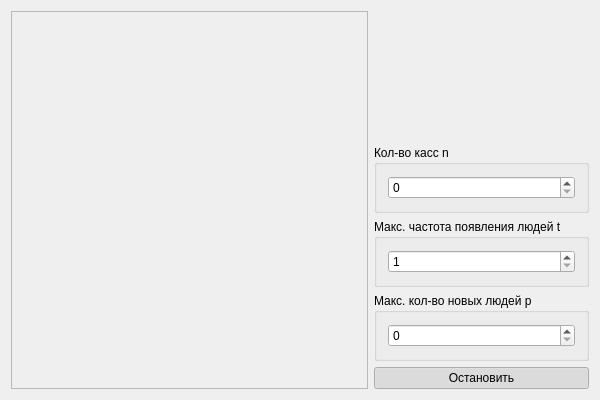
<?xml version="1.0" encoding="UTF-8"?>
<ui version="4.0">
 <class>QueueEmulator</class>
 <widget class="QWidget" name="QueueEmulator">
  <property name="geometry">
   <rect>
    <x>0</x>
    <y>0</y>
    <width>600</width>
    <height>400</height>
   </rect>
  </property>
  <property name="windowTitle">
   <string>QueryEmulator</string>
  </property>
  <layout class="QGridLayout" name="gridLayout">
   <item row="0" column="0">
    <layout class="QHBoxLayout" name="horizontalLayout">
     <item>
      <widget class="QScrollArea" name="scrollArea">
       <property name="widgetResizable">
        <bool>true</bool>
       </property>
       <widget class="QWidget" name="scrollAreaWidgetContents">
        <property name="geometry">
         <rect>
          <x>0</x>
          <y>0</y>
          <width>371</width>
          <height>378</height>
         </rect>
        </property>
        <layout class="QGridLayout" name="gridLayout_5">
         <item row="0" column="0">
          <layout class="QVBoxLayout" name="DesksLayout"/>
         </item>
        </layout>
       </widget>
      </widget>
     </item>
     <item>
      <layout class="QVBoxLayout" name="verticalLayout_2">
       <property name="spacing">
        <number>6</number>
       </property>
       <item>
        <spacer name="verticalSpacer">
         <property name="orientation">
          <enum>Qt::Vertical</enum>
         </property>
         <property name="sizeHint" stdset="0">
          <size>
           <width>20</width>
           <height>40</height>
          </size>
         </property>
        </spacer>
       </item>
       <item>
        <widget class="QGroupBox" name="groupBox">
         <property name="title">
          <string>Кол-во касс n</string>
         </property>
         <layout class="QGridLayout" name="gridLayout_3">
          <item row="0" column="0">
           <widget class="QSpinBox" name="sb_n">
            <property name="minimum">
             <number>0</number>
            </property>
            <property name="maximum">
             <number>999999999</number>
            </property>
            <property name="value">
             <number>0</number>
            </property>
           </widget>
          </item>
         </layout>
        </widget>
       </item>
       <item>
        <widget class="QGroupBox" name="groupBox_2">
         <property name="title">
          <string>Макс. частота появления людей t</string>
         </property>
         <layout class="QGridLayout" name="gridLayout_2">
          <item row="0" column="0">
           <widget class="QSpinBox" name="sb_t">
            <property name="minimum">
             <number>1</number>
            </property>
           </widget>
          </item>
         </layout>
        </widget>
       </item>
       <item>
        <widget class="QGroupBox" name="groupBox_3">
         <property name="title">
          <string>Макс. кол-во новых людей p</string>
         </property>
         <layout class="QGridLayout" name="gridLayout_4">
          <item row="0" column="0">
           <widget class="QSpinBox" name="sb_p">
            <property name="minimum">
             <number>0</number>
            </property>
            <property name="maximum">
             <number>999999999</number>
            </property>
            <property name="value">
             <number>0</number>
            </property>
           </widget>
          </item>
         </layout>
        </widget>
       </item>
       <item>
        <widget class="QPushButton" name="pb_PauseResume">
         <property name="text">
          <string>Остановить</string>
         </property>
         <property name="checkable">
          <bool>true</bool>
         </property>
         <property name="checked">
          <bool>true</bool>
         </property>
        </widget>
       </item>
      </layout>
     </item>
    </layout>
   </item>
  </layout>
 </widget>
 <layoutdefault spacing="6" margin="11"/>
 <resources>
  <include location="QueryEmulator.qrc"/>
 </resources>
 <connections/>
</ui>
